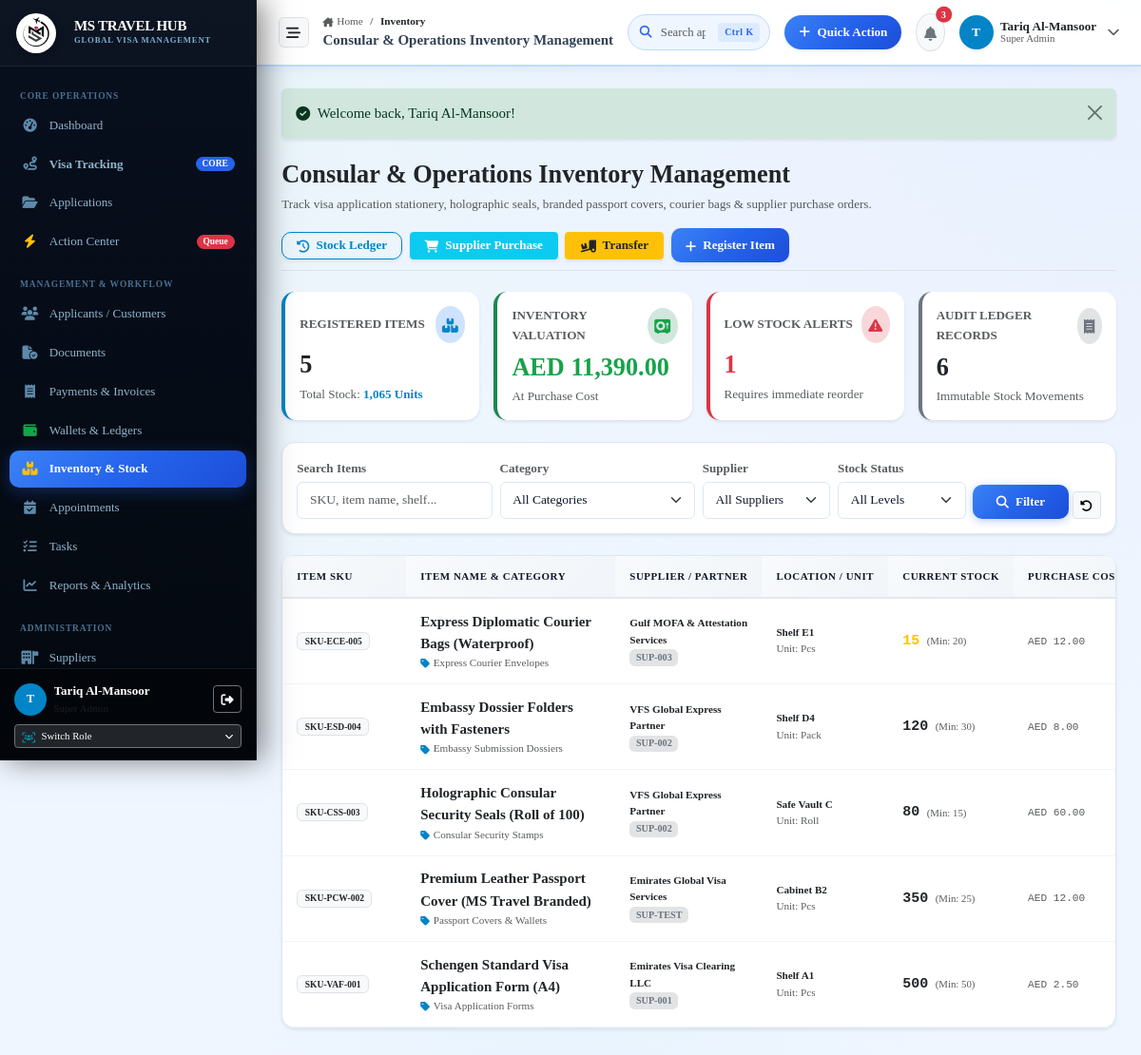
The page /inventory (signed in) on the database its author committed.
### tables this page shows
CREATE TABLE inventory_items (
                id INTEGER PRIMARY KEY AUTOINCREMENT,
                item_code TEXT NOT NULL UNIQUE,
                name TEXT NOT NULL,
                category_id INTEGER NOT NULL,
                supplier_id INTEGER NULL,
                branch_id INTEGER NULL,
                unit TEXT DEFAULT 'Pcs',
                opening_stock INTEGER NOT NULL DEFAULT 0,
                current_stock INTEGER NOT NULL DEFAULT 0,
                minimum_stock INTEGER NOT NULL DEFAULT 10,
                purchase_price REAL NOT NULL DEFAULT 0.00,
                selling_price REAL NOT NULL DEFAULT 0.00,
                currency TEXT DEFAULT 'AED',
                location TEXT NULL,
                status TEXT NOT NULL DEFAULT 'In Stock',
                notes TEXT NULL,
                created_at DATETIME DEFAULT CURRENT_TIMESTAMP,
                updated_at DATETIME DEFAULT CURRENT_TIMESTAMP,
                FOREIGN KEY (category_id) REFERENCES inventory_categories(id),
                FOREIGN KEY (supplier_id) REFERENCES suppliers(id) ON DELETE SET NULL,
                FOREIGN KEY (branch_id) REFERENCES branches(id) ON DELETE SET NULL
            );

### app/Controllers/InventoryController.php (called while the page is built, shortened)
<?php
class InventoryController
{
    public function index(): void
    {
        $pdo = Database::getConnection();
        $search = trim($_GET['search'] ?? '');
        $sql = "SELECT i.*,
                       c.name as category_name, c.code as category_code,
                       s.company_name as supplier_name, s.supplier_code,
                       b.name as branch_name,
                       (SELECT COUNT(*) FROM inventory_transactions it WHERE it.item_id = i.id) as total_movements
                FROM inventory_items i
                JOIN inventory_categories c ON i.category_id = c.id
                LEFT JOIN suppliers s ON i.supplier_id = s.id
                LEFT JOIN branches b ON i.branch_id = b.id
                WHERE 1=1";
        $params = [];
        $sql .= " ORDER BY i.current_stock <= i.minimum_stock DESC, i.name ASC";
        $stmt = $pdo->prepare($sql);
        $stmt->execute($params);
        $items = $stmt->fetchAll(PDO::FETCH_ASSOC);
        $totalItems = count($items);
        $totalUnits = array_reduce($items, fn($s, $i) => $s + (int)$i['current_stock'], 0);
        $lowStockCount = count(array_filter($items, fn($i) => (int)$i['current_stock'] <= (int)$i['minimum_stock']));
        $totalValuation = array_reduce($items, fn($s, $i) => $s + ((int)$i['current_stock'] * (float)$i['purchase_price']), 0.0);
        $totalTransactionsCount = (int)$pdo->query("SELECT COUNT(*) FROM inventory_transactions")->fetchColumn();
        require_once dirname(__DIR__) . '/Views/inventory/index.php';
    }
}

### app/autoload.php (called while the page is built, shortened)
<?php
function e(?string $string): string {
    return htmlspecialchars((string)($string ?? ''), ENT_QUOTES, 'UTF-8');
}
function get_flash(): ?array {
    if (isset($_SESSION['flash'])) {
        $flash = $_SESSION['flash'];
        return $flash;
    }
    return null;
}

### app/Views/inventory/index.php (the view, shortened to what this page needs)
<?php
$flash = get_flash();
require_once dirname(__DIR__) . '/layouts/header.php';
require_once dirname(__DIR__) . '/layouts/sidebar.php';
require_once dirname(__DIR__) . '/layouts/topbar.php';
?>
<div class="content-body">
  <?php if ($flash): ?>
    <div class="alert alert-<?= e($flash['type'] === 'danger' ? 'danger' : ($flash['type'] === 'success' ? 'success' : 'info')) ?> alert-dismissible fade show mb-4 border-0 shadow-sm" role="alert">
      <div class="d-flex align-items-center gap-2">
        <i class="fa-solid <?= $flash['type'] === 'danger' ? 'fa-circle-exclamation' : ($flash['type'] === 'success' ? 'fa-circle-check' : 'fa-circle-info') ?>"></i>
        <span><?= e($flash['message']) ?></span>
      </div>
      <button type="button" class="btn-close" data-bs-dismiss="alert"></button>
    </div>
  <?php endif; ?>
  <div class="d-flex flex-wrap align-items-center justify-content-between gap-3 mb-4 pb-2 border-bottom">
    <div>
      <h3 class="fw-bold brand-font text-dark mb-1">Consular &amp; Operations Inventory Management</h3>
      <p class="text-muted small mb-0">Track visa application stationery, holographic seals, branded passport covers, courier bags &amp; supplier purchase orders.</p>
    </div>
    <div class="d-flex flex-wrap align-items-center gap-2">
      <a href="/inventory/history" class="btn btn-outline-primary btn-sm px-3 shadow-sm">
        <i class="fa-solid fa-clock-rotate-left me-1"></i> Stock Ledger
      </a>
      <button class="btn btn-info text-white btn-sm px-3 shadow-sm fw-semibold" data-bs-toggle="modal" data-bs-target="#purchaseFromSupplierModal">
        <i class="fa-solid fa-cart-shopping me-1"></i> Supplier Purchase
      </button>
      <button class="btn btn-warning text-dark btn-sm px-3 shadow-sm fw-semibold" data-bs-toggle="modal" data-bs-target="#transferStockModal">
        <i class="fa-solid fa-truck-ramp-box me-1"></i> Transfer
      </button>
      <button class="btn btn-primary btn-sm px-3 shadow-sm fw-semibold" data-bs-toggle="modal" data-bs-target="#newItemModal">
        <i class="fa-solid fa-plus me-1"></i> Register Item
      </button>
    </div>
  </div>
  <div class="row g-3 mb-4">
    <div class="col-12 col-sm-6 col-xl-3">
      <div class="card card-enterprise h-100 shadow-sm border-0 border-start border-4 border-primary">
        <div class="card-body p-3">
          <div class="d-flex align-items-center justify-content-between mb-2">
            <span class="text-muted small text-uppercase fw-semibold">Registered Items</span>
            <div class="rounded-circle bg-primary-subtle p-2 text-primary"><i class="fa-solid fa-boxes-stacked"></i></div>
          </div>
          <h3 class="fw-bold text-dark mb-0"><?= $totalItems ?></h3>
          <div class="text-muted small mt-1">Total Stock: <strong class="text-primary"><?= number_format($totalUnits) ?> Units</strong></div>
        </div>
      </div>
    </div>
    <div class="col-12 col-sm-6 col-xl-3">
      <div class="card card-enterprise h-100 shadow-sm border-0 border-start border-4 border-success">
        <div class="card-body p-3">
          <div class="d-flex align-items-center justify-content-between mb-2">
            <span class="text-muted small text-uppercase fw-semibold">Inventory Valuation</span>
            <div class="rounded-circle bg-success-subtle p-2 text-success"><i class="fa-solid fa-vault"></i></div>
          </div>
          <h3 class="fw-bold text-success mb-0">AED <?= number_format($totalValuation, 2) ?></h3>
          <div class="text-muted small mt-1">At Purchase Cost</div>
        </div>
      </div>
    </div>
    <div class="col-12 col-sm-6 col-xl-3">
      <div class="card card-enterprise h-100 shadow-sm border-0 border-start border-4 <?= $lowStockCount > 0 ? 'border-danger' : 'border-info' ?>">
        <div class="card-body p-3">
          <div class="d-flex align-items-center justify-content-between mb-2">
            <span class="text-muted small text-uppercase fw-semibold">Low Stock Alerts</span>
            <div class="rounded-circle <?= $lowStockCount > 0 ? 'bg-danger-subtle text-danger' : 'bg-info-subtle text-info' ?> p-2"><i class="fa-solid fa-triangle-exclamation"></i></div>
          </div>
          <h3 class="fw-bold <?= $lowStockCount > 0 ? 'text-danger' : 'text-dark' ?> mb-0"><?= $lowStockCount ?></h3>
          <div class="text-muted small mt-1"><?= $lowStockCount > 0 ? 'Requires immediate reorder' : 'All items well stocked' ?></div>
        </div>
      </div>
    </div>
    <div class="col-12 col-sm-6 col-xl-3">
      <div class="card card-enterprise h-100 shadow-sm border-0 border-start border-4 border-secondary">
        <div class="card-body p-3">
          <div class="d-flex align-items-center justify-content-between mb-2">
            <span class="text-muted small text-uppercase fw-semibold">Audit Ledger Records</span>
            <div class="rounded-circle bg-secondary-subtle p-2 text-secondary"><i class="fa-solid fa-receipt"></i></div>
          </div>
          <h3 class="fw-bold text-dark mb-0"><?= $totalTransactionsCount ?></h3>
          <div class="text-muted small mt-1">Immutable Stock Movements</div>
        </div>
      </div>
    </div>
  </div>
  <div class="card card-enterprise shadow-sm mb-4">
    <div class="card-body p-3">
      <form method="GET" action="/inventory" class="row g-2 align-items-center">
        <div class="col-12 col-md-3">
          <label class="form-label small fw-bold text-muted mb-1">Search Items</label>
          <input type="text" name="search" class="form-control form-control-sm" placeholder="SKU, item name, shelf..." value="<?= e($search) ?>">
        </div>
        <div class="col-12 col-md-3">
          <label class="form-label small fw-bold text-muted mb-1">Category</label>
          <select name="category_id" class="form-select form-select-sm" onchange="this.form.submit()">
            <option value="">All Categories</option>
          </select>
        </div>
        <div class="col-12 col-md-2">
          <label class="form-label small fw-bold text-muted mb-1">Supplier</label>
          <select name="supplier_id" class="form-select form-select-sm" onchange="this.form.submit()">
            <option value="">All Suppliers</option>
          </select>
        </div>
        <div class="col-12 col-md-2">
          <label class="form-label small fw-bold text-muted mb-1">Stock Status</label>
          <select name="status" class="form-select form-select-sm" onchange="this.form.submit()">
            <option value="">All Levels</option>
          </select>
        </div>
        <div class="col-12 col-md-2 d-flex align-items-end gap-1 mt-auto">
          <button type="submit" class="btn btn-primary btn-sm flex-grow-1"><i class="fa-solid fa-magnifying-glass me-1"></i> Filter</button>
          <a href="/inventory" class="btn btn-light border btn-sm" title="Reset Filters"><i class="fa-solid fa-rotate-left"></i></a>
        </div>
      </form>
    </div>
  </div>
  <div class="card card-enterprise shadow-sm">
    <div class="table-responsive">
      <table class="table-modern mb-0">
        <thead>
          <tr>
            <th style="min-width: 130px;">Item SKU</th>
            <th style="min-width: 220px;">Item Name &amp; Category</th>
            <th style="min-width: 150px;">Supplier / Partner</th>
            <th style="min-width: 120px;">Location / Unit</th>
            <th style="min-width: 120px;">Current Stock</th>
            <th style="min-width: 110px;">Purchase Cost</th>
          </tr>
        </thead>
        <tbody>
          <?php if (empty($items)): ?>
            <tr><td colspan="9" class="text-center py-5 text-muted">No inventory items found matching filters.</td></tr>
          <?php else: ?>
            <?php foreach ($items as $item): ?>
              <?php
                $currStock = (int)$item['current_stock'];
                $minStock = (int)$item['minimum_stock'];
                $isLow = $currStock <= $minStock;
                $isOut = $currStock <= 0;
              ?>
              <tr>
                <td>
                  <span class="badge bg-light text-dark border font-monospace px-2 py-1"><?= e($item['item_code']) ?></span>
                </td>
                <td>
                  <div class="fw-bold text-dark fs-6"><?= e($item['name']) ?></div>
                  <div class="text-muted small"><i class="fa-solid fa-tag me-1 text-primary"></i><?= e($item['category_name']) ?></div>
                </td>
                <td>
                  <div class="fw-semibold small text-dark"><?= e($item['supplier_name'] ?: 'Internal / Consular Desk') ?></div>
                  <?php if (!empty($item['supplier_code'])): ?>
                    <span class="badge bg-secondary-subtle text-secondary font-monospace" style="font-size: 0.68rem;"><?= e($item['supplier_code']) ?></span>
                  <?php endif; ?>
                </td>
                <td>
                  <div class="small fw-semibold text-dark"><?= e($item['location'] ?: 'Main Store') ?></div>
                  <div class="text-muted small">Unit: <?= e($item['unit']) ?></div>
                </td>
                <td>
                  <div class="d-flex align-items-center gap-2">
                    <span class="fw-bold fs-6 font-monospace <?= $isOut ? 'text-danger' : ($isLow ? 'text-warning' : 'text-dark') ?>"><?= number_format($currStock) ?></span>
                    <span class="text-muted small" style="font-size: 0.72rem;">(Min: <?= $minStock ?>)</span>
                  </div>
                </td>
                <td>
                  <span class="font-monospace text-muted small"><?= e($item['currency']) ?> <?= number_format((float)$item['purchase_price'], 2) ?></span>
                </td>
              </tr>
            <?php endforeach; ?>
          <?php endif; ?>
        </tbody>
      </table>
    </div>
  </div>
</div>
<?php require_once dirname(__DIR__) . '/layouts/footer.php'; ?>

### rows shown on the page
inventory_items: item_code "SKU-ECE-005", name "Express Diplomatic Courier Bags (Waterproof)", category_name "Express Courier Envelopes", supplier_name "Gulf MOFA & Attestation Services", supplier_code "SUP-003", location "Shelf E1", unit "Pcs", current_stock "15", minimum_stock "20", currency "AED", purchase_price "12.00"
inventory_items: item_code "SKU-ESD-004", name "Embassy Dossier Folders with Fasteners", category_name "Embassy Submission Dossiers", supplier_name "VFS Global Express Partner", supplier_code "SUP-002", location "Shelf D4", unit "Pack", current_stock "120", minimum_stock "30", currency "AED", purchase_price "8.00"
inventory_items: item_code "SKU-CSS-003", name "Holographic Consular Security Seals (Roll of 100)", category_name "Consular Security Stamps", supplier_name "VFS Global Express Partner", supplier_code "SUP-002", location "Safe Vault C", unit "Roll", current_stock "80", minimum_stock "15", currency "AED", purchase_price "60.00"
inventory_items: item_code "SKU-PCW-002", name "Premium Leather Passport Cover (MS Travel Branded)", category_name "Passport Covers & Wallets", supplier_name "Emirates Global Visa Services", supplier_code "SUP-TEST", location "Cabinet B2", unit "Pcs", current_stock "350", minimum_stock "25", currency "AED", purchase_price "12.00"
inventory_items: item_code "SKU-VAF-001", name "Schengen Standard Visa Application Form (A4)", category_name "Visa Application Forms", supplier_name "Emirates Visa Clearing LLC", supplier_code "SUP-001", location "Shelf A1", unit "Pcs", current_stock "500", minimum_stock "50", currency "AED", purchase_price "2.50"

### other values the page prints
substr($currentUser['name'] ?? 'U', 0, 1) "T"
$currentUser['name'] "Tariq Al-Mansoor"
$roleName "Super Admin"
$segLabel "Inventory"
$cleanTitle "Consular & Operations Inventory Management"
$unreadNotifs "3"
$currentUser['role_name'] "Super Admin"
$flash['message'] "Welcome back, Tariq Al-Mansoor!"
$totalItems "5"
$totalUnits "1,065"
$totalValuation "11,390.00"
$lowStockCount "1"
$totalTransactionsCount "6"
